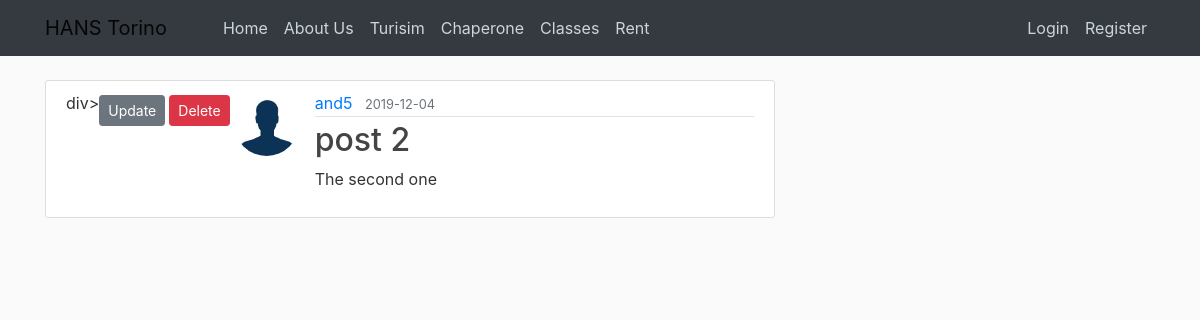
Screenshot of /post/2 with the database file from the repository.
### flaskblog/models.py (models this page shows, shortened)
class User(db.Model, UserMixin):
    id = db.Column(db.Integer, primary_key=True)
    username = db.Column(db.String(20), unique=True, nullable=False)
    email = db.Column(db.String(120), unique=True, nullable=False)
    image_file = db.Column(db.String(20), nullable=False, default='default1.jpg')
    password = db.Column(db.String(60), nullable=False)
    posts = db.relationship('Post', backref='author', lazy=True)

class Post(db.Model):
    id = db.Column(db.Integer, primary_key=True)
    title = db.Column(db.String(100), nullable=False)
    date_posted = db.Column(db.DateTime, nullable=False, default=datetime.utcnow)
    content = db.Column(db.Text, nullable=False)
    user_id = db.Column(db.Integer, db.ForeignKey('user.id'), nullable=False)

### flaskblog/routes.py (the view)
@app.route("/post/<int:post_id>")
def post(post_id):
    post = Post.query.get_or_404(post_id)
    return render_template('post.html', title=post.title, post=post)

### flaskblog/templates/post.html (shortened to what this page needs)
{% extends "layout.html" %}
{% block content %}
  <article class="media content-section">div>
            <a class="btn btn-secondary btn-sm mt-1 mb-1" href="{{ url_for('update_post', post_id=post.id) }}">Update</a>
            <button type="button" class="btn btn-danger btn-sm m-1" data-toggle="modal" data-target="#deleteModal">Delete</button>
    <img class="rounded-circle article-img" src="{{ url_for('static', filename='profile_pics/' + post.author.image_file) }}">
    <div class="media-body">
      <div class="article-metadata">
        <a class="mr-2" href="{{ url_for('user_posts', username=post.author.username) }}">{{ post.author.username }}</a>
        <small class="text-muted">{{ post.date_posted.strftime('%Y-%m-%d') }}</small>
      </div>
      <h2 class="article-title">{{ post.title }}</h2>
      <p class="article-content">{{ post.content }}</p>
    </div>
  </article>
{% endblock content %}

### flaskblog/static/main.css (style rules this page uses)
body { background: #fafafa; color: #333333; margin-top: 5rem; }
h1, h2, h3, h4, h5, h6 { color: #444444; }
.content-section { background: #ffffff; padding: 10px 20px; border: 1px solid #dddddd; border-radius: 3px; margin-bottom: 20px; }
.article-title { color: #444444; }
.article-content { white-space: pre-line; }
.article-img { height: 65px; width: 65px; margin-right: 16px; }
.article-metadata { padding-bottom: 1px; margin-bottom: 4px; border-bottom: 1px solid #e3e3e3 }

### rows the page displays
User: image_file (placeholder picture), author.username "and5"
Post: date_posted "2019-12-04", title "post 2", content "The second one"
